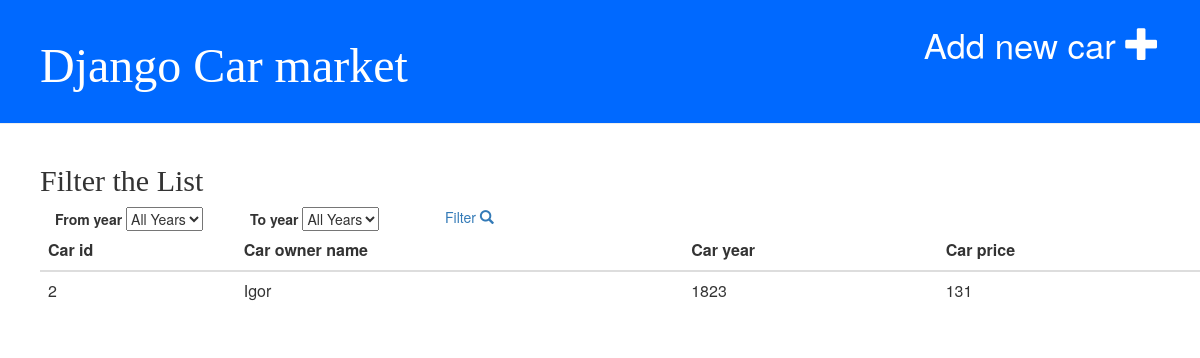
The app's page /car/2/ with its own data.
### blog/models.py (models this page shows, shortened)
class Car(models.Model):
    class Meta(object):
        verbose_name = _(u"Car")
        verbose_name_plural = _(u"Cars list")
    first_name = models.CharField(
        max_length=256,
        blank=False,
        verbose_name=_(u"First Name"))
    year = models.CharField(
        max_length=256,
        blank=False,
        verbose_name=_(u"Year"))
    price = models.CharField(
        max_length=256,
        blank=False,
        verbose_name=_(u"Price"))

### blog/views.py (the view)
# urls.py: url(r'^car/(?P<pk>\d+)/$', views.car_detail, name='car_detail'),
def car_detail(request, pk):
    car = get_object_or_404(Car, pk=pk)
    return render(request, 'blog/car.html', {'car': car})

### blog/templates/blog/car.html (shortened to what this page needs)
{% extends 'blog/base.html' %}
{% block content %}
<table class="table">
	<thead>
		<tr>
		  <th>Car id</th>
		  <th>Car owner name</th>
		  <th>Car year</th>
		  <th>Car price</th>
	</tr>
	</thead>
  <tbody>
		<td>{{ car.pk }}</td>
		<td>{{ car.first_name }}</td>
		<td>{{ car.year }}</td>
		<td>{{ car.price }}</td>
  </table>
{% endblock %}

### records on screen
Car: pk "2", first_name "Igor", year "1823", price "131"
